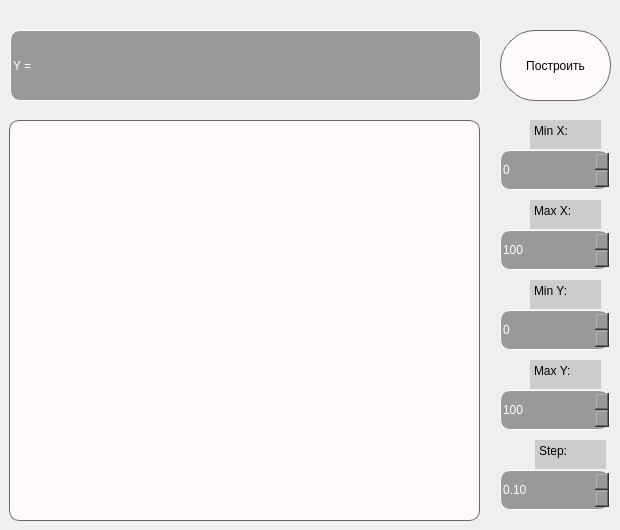
      <widget class="QWidget" name="Graph">
       <attribute name="title">
        <string>Графики</string>
       </attribute>
       <widget class="QLineEdit" name="lineEdit_graph">
        <property name="geometry">
         <rect>
          <x>10</x>
          <y>30</y>
          <width>471</width>
          <height>71</height>
         </rect>
        </property>
        <property name="styleSheet">
         <string notr="true">background-color: rgb(153, 153, 153);
border: 1px solid white;
font: 200 24pt &quot;Helvetica Neue&quot;;
color: white;
border-radius: 10px;</string>
        </property>
        <property name="text">
         <string>Y = </string>
        </property>
       </widget>
       <widget class="QSpinBox" name="spinBox_max_y">
        <property name="geometry">
         <rect>
          <x>500</x>
          <y>390</y>
          <width>110</width>
          <height>40</height>
         </rect>
        </property>
        <property name="styleSheet">
         <string notr="true">background-color: rgb(153, 153, 153);
border: 1px solid white;
font: 200 16pt &quot;Helvetica Neue&quot;;
color: white;
border-radius: 10px;</string>
        </property>
        <property name="minimum">
         <number>-1000000</number>
        </property>
        <property name="maximum">
         <number>1000000</number>
        </property>
        <property name="value">
         <number>100</number>
        </property>
       </widget>
       <widget class="QSpinBox" name="spinBox_min_y">
        <property name="geometry">
         <rect>
          <x>500</x>
          <y>310</y>
          <width>110</width>
          <height>40</height>
         </rect>
        </property>
        <property name="styleSheet">
         <string notr="true">background-color: rgb(153, 153, 153);
border: 1px solid white;
font: 200 16pt &quot;Helvetica Neue&quot;;
color: white;
border-radius: 10px;</string>
        </property>
        <property name="minimum">
         <number>-1000000</number>
        </property>
        <property name="maximum">
         <number>1000000</number>
        </property>
       </widget>
       <widget class="QSpinBox" name="spinBox_max_x">
        <property name="geometry">
         <rect>
          <x>500</x>
          <y>230</y>
          <width>110</width>
          <height>40</height>
         </rect>
        </property>
        <property name="styleSheet">
         <string notr="true">background-color: rgb(153, 153, 153);
border: 1px solid white;
font: 200 16pt &quot;Helvetica Neue&quot;;
color: white;
border-radius: 10px;</string>
        </property>
        <property name="minimum">
         <number>-1000000</number>
        </property>
        <property name="maximum">
         <number>1000000</number>
        </property>
        <property name="value">
         <number>100</number>
        </property>
       </widget>
       <widget class="QSpinBox" name="spinBox_min_x">
        <property name="geometry">
         <rect>
          <x>500</x>
          <y>150</y>
          <width>110</width>
          <height>40</height>
         </rect>
        </property>
        <property name="styleSheet">
         <string notr="true">background-color: rgb(153, 153, 153);
border: 1px solid white;
font: 200 16pt &quot;Helvetica Neue&quot;;
color: white;
border-radius: 10px;</string>
        </property>
        <property name="minimum">
         <number>-1000000</number>
        </property>
        <property name="maximum">
         <number>1000000</number>
        </property>
       </widget>
       <widget class="QDoubleSpinBox" name="spinBox_step">
        <property name="geometry">
         <rect>
          <x>500</x>
          <y>470</y>
          <width>110</width>
          <height>40</height>
         </rect>
        </property>
        <property name="styleSheet">
         <string notr="true">background-color: rgb(153, 153, 153);
border: 1px solid white;
font: 200 16pt &quot;Helvetica Neue&quot;;
color: white;
border-radius: 10px;</string>
        </property>
        <property name="minimum">
         <double>0.000000000000000</double>
        </property>
        <property name="maximum">
         <double>1000000.000000000000000</double>
        </property>
        <property name="value">
         <double>0.100000000000000</double>
        </property>
       </widget>
       <widget class="QCustomPlot" name="plot" native="true">
        <property name="geometry">
         <rect>
          <x>9</x>
          <y>120</y>
          <width>471</width>
          <height>401</height>
         </rect>
        </property>
        <property name="styleSheet">
         <string notr="true">background-color: #FFFAFA;
border: 1px solid rgb(102, 102, 102);
padding: 5px;
font: 200 24pt &quot;Helvetica Neue&quot;;
color: black;
border-radius: 10px;</string>
        </property>
       </widget>
       <widget class="QPushButton" name="pushButton_draw">
        <property name="geometry">
         <rect>
          <x>500</x>
          <y>30</y>
          <width>111</width>
          <height>71</height>
         </rect>
        </property>
        <property name="styleSheet">
         <string notr="true">QPushButton{
	background-color: #FFFAFA;
	border: 1px solid rgb(102, 102, 102);
	padding: 5px;
	font: 200 20pt &quot;Helvetica Neue&quot;;
	color: black;
	border-radius: 35px;
}

QPushButton:pressed{
	background-color: #FFC0CB;
	border: 1px solid rgb(153, 0, 102);
	padding: 5px;
	font: 200 20pt &quot;Helvetica Neue&quot;;
	color: black;
	border-radius: 35px;
}</string>
        </property>
        <property name="text">
         <string>Построить</string>
        </property>
       </widget>
       <widget class="QPlainTextEdit" name="plainTextEdit_8">
        <property name="geometry">
         <rect>
          <x>530</x>
          <y>120</y>
          <width>71</width>
          <height>29</height>
         </rect>
        </property>
        <property name="styleSheet">
         <string notr="true">	font: 200 16pt &quot;Helvetica Neue&quot;;
	color: black;
	border: 0px white;
	background-color: rgb(204, 204, 204);
</string>
        </property>
        <property name="plainText">
         <string>Min X:</string>
        </property>
       </widget>
       <widget class="QPlainTextEdit" name="plainTextEdit_9">
        <property name="geometry">
         <rect>
          <x>530</x>
          <y>200</y>
          <width>71</width>
          <height>29</height>
         </rect>
        </property>
        <property name="styleSheet">
         <string notr="true">	font: 200 16pt &quot;Helvetica Neue&quot;;
	color: black;
	border: 0px white;
	background-color: rgb(204, 204, 204);
</string>
        </property>
        <property name="plainText">
         <string>Max X:</string>
        </property>
       </widget>
       <widget class="QPlainTextEdit" name="plainTextEdit_10">
        <property name="geometry">
         <rect>
          <x>530</x>
          <y>280</y>
          <width>71</width>
          <height>29</height>
         </rect>
        </property>
        <property name="styleSheet">
         <string notr="true">	font: 200 16pt &quot;Helvetica Neue&quot;;
	color: black;
	border: 0px white;
	background-color: rgb(204, 204, 204);
</string>
        </property>
        <property name="plainText">
         <string>Min Y:</string>
        </property>
       </widget>
       <widget class="QPlainTextEdit" name="plainTextEdit_11">
        <property name="geometry">
         <rect>
          <x>530</x>
          <y>360</y>
          <width>71</width>
          <height>29</height>
         </rect>
        </property>
        <property name="styleSheet">
         <string notr="true">	font: 200 16pt &quot;Helvetica Neue&quot;;
	color: black;
	border: 0px white;
	background-color: rgb(204, 204, 204);
</string>
        </property>
        <property name="plainText">
         <string>Max Y:</string>
        </property>
       </widget>
       <widget class="QPlainTextEdit" name="plainTextEdit_12">
        <property name="geometry">
         <rect>
          <x>535</x>
          <y>440</y>
          <width>71</width>
          <height>29</height>
         </rect>
        </property>
        <property name="styleSheet">
         <string notr="true">	font: 200 16pt &quot;Helvetica Neue&quot;;
	color: black;
	border: 0px white;
	background-color: rgb(204, 204, 204);
</string>
        </property>
        <property name="plainText">
         <string>Step:</string>
        </property>
       </widget>
      </widget>
